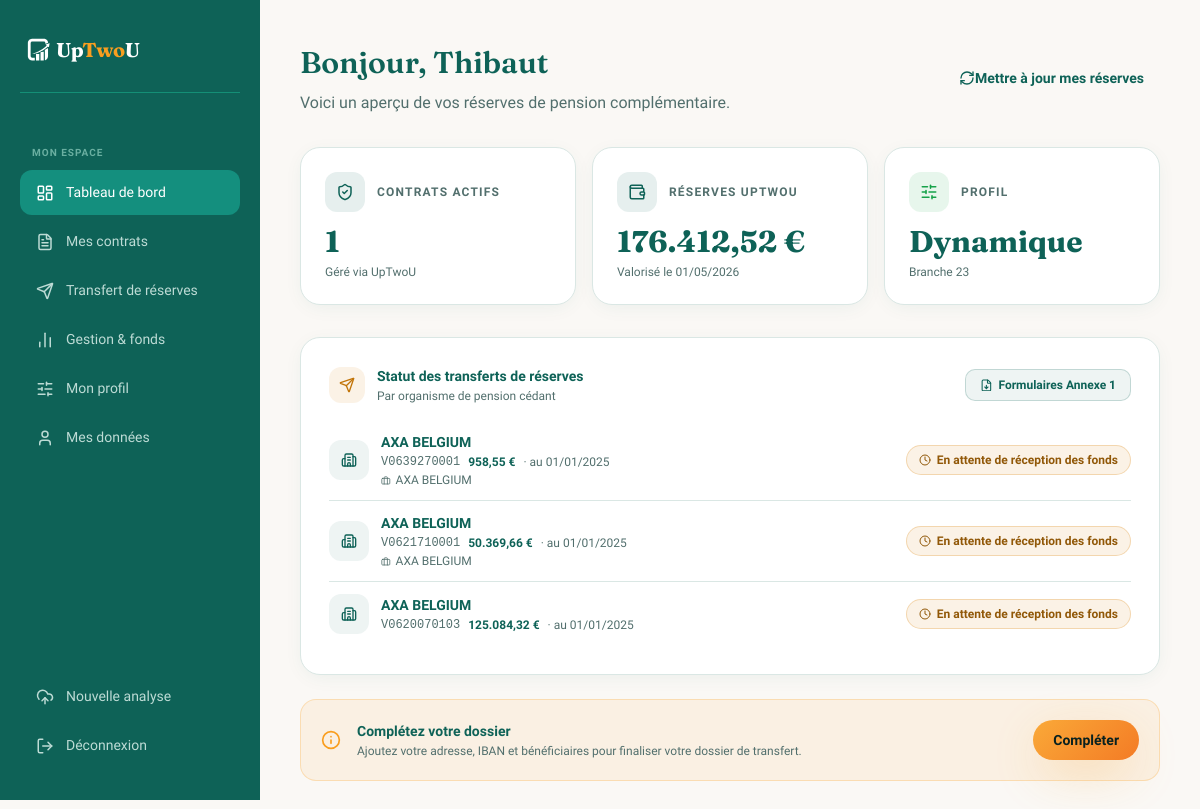
/client/dashboard (signed in), run on the app's committed database.
### models.py (models this page shows, shortened)
class Client(db.Model):
    __tablename__ = 'client'
    id = db.Column(db.Integer, primary_key=True)
    user_id = db.Column(db.Integer, db.ForeignKey('user.id'), nullable=False)
    nom = db.Column(db.String(100))
    prenom = db.Column(db.String(100))
    date_naissance = db.Column(db.String(10))   # JJ/MM/AAAA
    sexe = db.Column(db.String(1))              # 'F' | 'M'
    niss = db.Column(db.String(20))
    adresse = db.Column(db.String(200))
    ville = db.Column(db.String(100))
    code_postal = db.Column(db.String(10))
    telephone = db.Column(db.String(20))
    iban = db.Column(db.String(34))
    beneficiaire_vie = db.Column(db.String(200))    # en cas de vie
    beneficiaire_1 = db.Column(db.String(200))      # en cas de décès — 1er
    beneficiaire_2 = db.Column(db.String(200))      # en cas de décès — 2ème
    profil_risque = db.Column(db.String(20))    # prudent | equilibre | dynamique | conviction
    profil_choisi_par = db.Column(db.String(20))  # client | courtier
    profil_date = db.Column(db.DateTime)
    pays = db.Column(db.String(100), default='Belgique')
    kyc_verifie = db.Column(db.Boolean, default=False)
    kyc_document = db.Column(db.String(200))      # filename of uploaded ID
    frais_acceptes = db.Column(db.Boolean, default=False)
    questionnaire_score = db.Column(db.Integer)   # raw score 0-18
    courtier_id = db.Column(db.Integer, db.ForeignKey('user.id'), nullable=True)
    courtier = db.relationship('User', foreign_keys='Client.courtier_id', backref='clients_assignes')
    contrats = db.relationship('Contrat', backref='client', lazy=True)
    analyses = db.relationship('Analyse', backref='client', lazy=True)
    @property
    def onboarding_step(self):
        if not self.kyc_verifie:
            return 'kyc'
        if not self.profil_risque:
            return 'profil'
        if not self.frais_acceptes:
            return 'frais'
        return 'complet'
    @property
    def latest_analyse(self):
        if not self.analyses:
            return None
        return max(self.analyses, key=lambda a: a.created_at)
    @property
    def contrats_dormants(self):
        latest = self.latest_analyse
        if latest:
            return [c for c in latest.contrats if c.statut == 'dormant']
        return [c for c in self.contrats if c.statut == 'dormant' and c.analyse_id is None]
    @property
    def contrats_actifs(self):
        latest = self.latest_analyse
        if latest:
            return [c for c in latest.contrats if c.statut == 'actif']
        return [c for c in self.contrats if c.statut == 'actif' and c.analyse_id is None]

class Contrat(db.Model):
    __tablename__ = 'contrat'
    id = db.Column(db.Integer, primary_key=True)
    client_id = db.Column(db.Integer, db.ForeignKey('client.id'), nullable=False)
    analyse_id = db.Column(db.Integer, db.ForeignKey('analyse.id'), nullable=True)
    assureur = db.Column(db.String(150))
    numero = db.Column(db.String(100))
    type_branche = db.Column(db.String(30))     # Branche 21 | Branche 23 | Inconnu
    statut = db.Column(db.String(20), default='inconnu')  # dormant | actif | inconnu
    reserve = db.Column(db.String(30))
    date_valeur = db.Column(db.String(20))
    organisateur = db.Column(db.String(200))    # "Organisé par" in section 2.2
    organisateur_bce = db.Column(db.String(30)) # BCE number of the organiser
    date_terme = db.Column(db.String(10))        # JJ/MM/AAAA — contract maturity date
    date_transfert = db.Column(db.String(10))    # JJ/MM/AAAA — date de réception des fonds cédants
    created_at = db.Column(db.DateTime, default=datetime.utcnow)

### app.py (the view)
@app.route("/client/dashboard")
@login_required
@client_required
def client_dashboard():
    client = current_user.client_profile
    analyses = sorted(client.analyses, key=lambda a: a.created_at, reverse=True)
    return render_template("client/dashboard.html", client=client, analyses=analyses)

### templates/client/dashboard.html (shortened to what this page needs)
{% extends "client/_base.html" %}
{% block content %}
<div class="dashboard-header">
  <div class="flex flex-wrap items-center justify-between gap-3">
    <div>
      <h1>Bonjour, {{ client.prenom }}</h1>
      <p>Voici un aperçu de vos réserves de pension complémentaire.</p>
    </div>
    <a href="{{ url_for('analyser') }}" class="btn btn-ghost text-sm">
      <i data-lucide="refresh-cw" style="width:1rem;height:1rem;"></i>
      Mettre à jour mes réserves
    </a>
  </div>
</div>
{% set actifs = client.contrats_actifs %}
{% set dormants = client.contrats_dormants %}
<div class="grid grid-cols-1 md:grid-cols-3 gap-4 mb-8">
  <div class="stat-card">
    <div class="flex items-center gap-3 mb-3">
      <div class="h-10 w-10 rounded-xl grid place-items-center" style="background:hsl(172 75% 22% / 0.1);">
        <i data-lucide="shield-check" style="width:1.125rem;height:1.125rem;color:var(--primary);"></i>
      </div>
      <p class="text-xs uppercase tracking-widest font-semibold text-muted">Contrats actifs</p>
    </div>
    <p class="font-display text-3xl font-bold text-primary">{{ actifs | length or '0' }}</p>
    <p class="text-xs text-muted mt-1">Géré{{ 's' if actifs | length > 1 }} via UpTwoU</p>
  </div>
  <div class="stat-card">
    <div class="flex items-center gap-3 mb-3">
      <div class="h-10 w-10 rounded-xl grid place-items-center" style="background:hsl(172 75% 22% / 0.1);">
        <i data-lucide="wallet" style="width:1.125rem;height:1.125rem;color:var(--primary);"></i>
      </div>
      <p class="text-xs uppercase tracking-widest font-semibold text-muted">Réserves UpTwoU</p>
    </div>
    {% if actifs %}
    <p class="font-display text-3xl font-bold text-primary">{{ actifs[0].reserve or '—' }} €</p>
    <p class="text-xs text-muted mt-1">
      {% if actifs[0].date_valeur %}Valorisé le {{ actifs[0].date_valeur }}{% else %}Dernière valorisation{% endif %}
    </p>
    {% else %}
    <p class="font-display text-2xl font-bold text-muted">—</p>
    <p class="text-xs text-muted mt-1">Aucun contrat actif</p>
    {% endif %}
  </div>
  <div class="stat-card">
    <div class="flex items-center gap-3 mb-3">
      <div class="h-10 w-10 rounded-xl grid place-items-center" style="background:hsl(142 76% 36% / 0.1);">
        <i data-lucide="sliders-horizontal" style="width:1.125rem;height:1.125rem;color:hsl(142 76% 36%);"></i>
      </div>
      <p class="text-xs uppercase tracking-widest font-semibold text-muted">Profil</p>
    </div>
    {% if client.profil_risque %}
    <p class="font-display text-3xl font-bold text-primary capitalize">{{ client.profil_risque }}</p>
    <p class="text-xs text-muted mt-1">{{ actifs[0].type_branche if actifs else '—' }}</p>
    {% else %}
    <p class="font-display text-2xl font-bold text-muted">Non défini</p>
    <a href="{{ url_for('client_profil') }}" class="text-xs text-accent font-semibold mt-1 block hover:underline">Choisir un profil →</a>
    {% endif %}
  </div>
</div>
<div class="dashboard-card mb-6">
  <div class="flex items-center justify-between mb-4">
    <div class="flex items-center gap-3">
      <div class="h-9 w-9 rounded-xl grid place-items-center" style="background:hsl(35 90% 45% / 0.1);">
        <i data-lucide="send" style="width:1rem;height:1rem;color:hsl(35 90% 40%);"></i>
      </div>
      <div>
        <p class="font-semibold text-primary text-sm">Statut des transferts de réserves</p>
        <p class="text-xs text-muted mt-0.5">Par organisme de pension cédant</p>
      </div>
    </div>
    {% if dormants %}
    <a href="{{ url_for('client_transfert') }}" class="btn text-xs flex items-center gap-1.5"
       style="height:2rem;padding:0 0.875rem;background:hsl(172 75% 22% / 0.07);
              color:var(--primary);border:1px solid hsl(172 75% 22% / 0.2);border-radius:0.625rem;
              font-weight:600;text-decoration:none;">
      <i data-lucide="file-down" style="width:0.8rem;height:0.8rem;"></i>
      Formulaires Annexe 1
    </a>
    {% endif %}
  </div>
  {% if dormants %}
  <div class="flex flex-col">
    {% for d in dormants %}
    {% set transfere = d.date_transfert %}
    <div class="flex items-center justify-between gap-4 flex-wrap py-3 transfer-row">
      <div class="flex items-center gap-3">
        <div class="h-10 w-10 rounded-xl grid place-items-center flex-shrink-0"
             style="background:hsl(172 75% 22% / 0.07);">
          <i data-lucide="building-2" style="width:1rem;height:1rem;color:var(--primary);"></i>
        </div>
        <div>
          <p class="text-sm font-semibold text-primary">{{ d.assureur or '—' }}</p>
          <div class="flex flex-wrap items-center gap-2 mt-0.5">
            {% if d.numero %}
            <span class="text-xs text-muted font-mono">{{ d.numero }}</span>
            {% endif %}
            {% if d.reserve %}
            <span class="text-xs font-semibold text-primary">{{ d.reserve }} €</span>
            {% endif %}
            {% if d.date_valeur %}
            <span class="text-xs text-muted">· au {{ d.date_valeur }}</span>
            {% endif %}
          </div>
          {% if d.organisateur %}
          <p class="text-xs text-muted mt-0.5">
            <i data-lucide="briefcase" style="width:0.6rem;height:0.6rem;display:inline;vertical-align:middle;margin-right:2px;"></i>
            {{ d.organisateur }}
          </p>
          {% endif %}
        </div>
      </div>
      {% if transfere %}
      <div class="text-right flex-shrink-0">
        <span class="inline-flex items-center gap-1.5 text-xs font-semibold px-3 py-1.5 rounded-full"
              style="background:hsl(142 76% 36% / 0.1);color:hsl(142 76% 28%);border:1px solid hsl(142 76% 36% / 0.25);">
          <i data-lucide="check-circle" style="width:0.75rem;height:0.75rem;"></i>
          Transféré
        </span>
        <p class="text-xs text-muted mt-1">le {{ d.date_transfert }}</p>
      </div>
      {% else %}
      <span class="inline-flex items-center gap-1.5 text-xs font-semibold px-3 py-1.5 rounded-full flex-shrink-0"
            style="background:hsl(35 90% 45% / 0.1);color:hsl(35 90% 30%);border:1px solid hsl(35 90% 45% / 0.25);">
        <i data-lucide="clock" style="width:0.75rem;height:0.75rem;"></i>
        En attente de réception des fonds
      </span>
      {% endif %}
    </div>
    {% endfor %}
  </div>
  {% endif %}
</div>
{% if not client.adresse or not client.iban %}
<div class="rounded-2xl p-5 flex items-center gap-4" style="background:hsl(35 95% 55% / 0.08);border:1px solid hsl(35 95% 55% / 0.25);">
  <i data-lucide="info" style="width:1.25rem;height:1.25rem;flex-shrink:0;color:var(--accent);"></i>
  <div class="flex-1">
    <p class="text-sm font-semibold text-primary">Complétez votre dossier</p>
    <p class="text-xs text-muted mt-0.5">Ajoutez votre adresse, IBAN et bénéficiaires pour finaliser votre dossier de transfert.</p>
  </div>
  <a href="{{ url_for('client_donnees') }}" class="btn btn-primary" style="height:2.5rem;padding:0 1.25rem;font-size:0.875rem;white-space:nowrap;">
    Compléter
  </a>
</div>
{% endif %}
{% endblock %}

### templates/client/_base.html (shortened to what this page needs)
<!doctype html>
<html lang="fr">
<head>
  <script src="https://cdn.tailwindcss.com"></script>
  <link rel="stylesheet" href="{{ url_for('static', filename='css/style.css') }}">
</head>
<body style="background-color:var(--background);">
<div class="dashboard-shell">
  <aside class="sidebar">
    <a href="{{ url_for('client_dashboard') }}" class="sidebar-brand">
      <img src="{{ url_for('static', filename='img/uptwou-logo.svg') }}" alt="logo">
      <span class="sidebar-brand-text">Up<span>Two</span>U</span>
    </a>
    <span class="sidebar-section">Mon espace</span>
    <a href="{{ url_for('client_dashboard') }}"
       class="sidebar-link {% if request.endpoint == 'client_dashboard' %}active{% endif %}">
      <i data-lucide="layout-dashboard"></i> Tableau de bord
    </a>
    <a href="{{ url_for('client_contrats') }}"
       class="sidebar-link {% if request.endpoint == 'client_contrats' %}active{% endif %}">
      <i data-lucide="file-text"></i> Mes contrats
    </a>
    <a href="{{ url_for('client_transfert') }}"
       class="sidebar-link {% if request.endpoint in ('client_transfert', 'client_transfert_pdf') %}active{% endif %}">
      <i data-lucide="send"></i> Transfert de réserves</a>
    <a href="{{ url_for('client_gestion') }}"
       class="sidebar-link {% if request.endpoint == 'client_gestion' %}active{% endif %}">
      <i data-lucide="bar-chart-2"></i> Gestion &amp; fonds
    </a>
    <a href="{{ url_for('client_profil') }}"
       class="sidebar-link {% if request.endpoint == 'client_profil' %}active{% endif %}">
      <i data-lucide="sliders-horizontal"></i> Mon profil
    </a>
    <a href="{{ url_for('client_donnees') }}"
       class="sidebar-link {% if request.endpoint == 'client_donnees' %}active{% endif %}">
      <i data-lucide="user"></i> Mes données
    </a>
    <div class="sidebar-spacer"></div>
    <a href="{{ url_for('analyser') }}" class="sidebar-link">
      <i data-lucide="upload-cloud"></i> Nouvelle analyse
    </a>
    <a href="{{ url_for('logout') }}" class="sidebar-link">
      <i data-lucide="log-out"></i> Déconnexion
    </a>
  </aside>
  <main class="dashboard-main">
    {% block content %}{% endblock %}
  </main>
</div>
</body>
</html>

### data on the page
Client: prenom "Thibaut", profil_risque "Dynamique"
Contrat: reserve "176.412,52", date_valeur "01/05/2026", type_branche "Branche 23"
Contrat: assureur "AXA BELGIUM", numero "V0639270001", reserve "958,55", date_valeur "01/01/2025", organisateur "AXA BELGIUM"
Contrat: assureur "AXA BELGIUM", numero "V0621710001", reserve "50.369,66", date_valeur "01/01/2025", organisateur "AXA BELGIUM"
Contrat: assureur "AXA BELGIUM", numero "V0620070103", reserve "125.084,32", date_valeur "01/01/2025"

### other printed values
{{ actifs | length or '0' }} "1"
